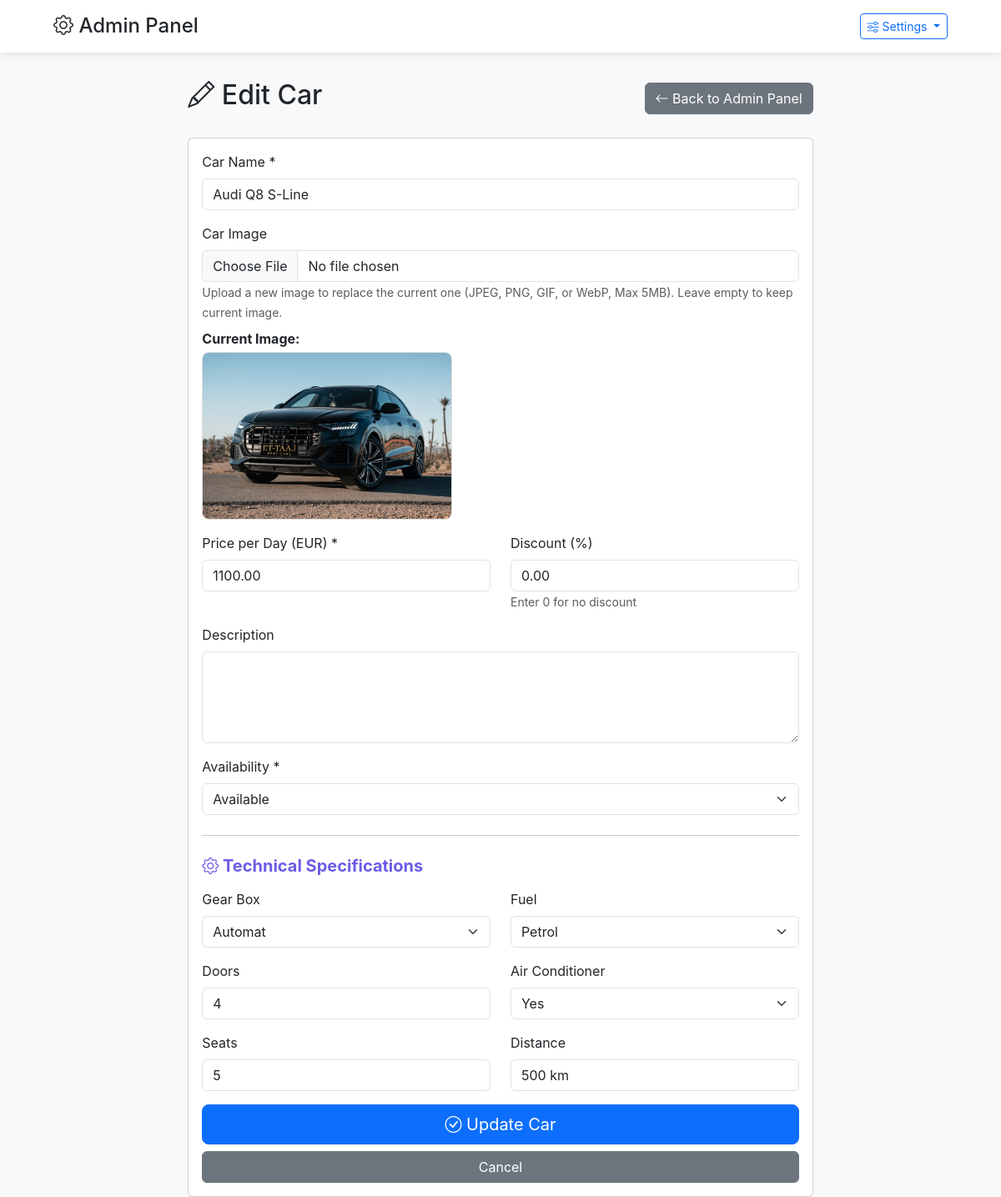
Page /admin/edit-car.php?id=39 (signed in) on the committed database.
### tables this page shows
CREATE TABLE `cars` (
  `id` int(11) NOT NULL,
  `name` varchar(255) NOT NULL,
  `image` varchar(500) NOT NULL,
  `seats` int(11) DEFAULT NULL,
  `bags` int(11) DEFAULT NULL,
  `gear` varchar(50) DEFAULT NULL,
  `fuel` varchar(50) DEFAULT NULL,
  `price_day` decimal(10,2) DEFAULT NULL,
  `price_week` decimal(10,2) DEFAULT NULL,
  `price_month` decimal(10,2) DEFAULT NULL,
  `price` decimal(10,2) NOT NULL,
  `discount` decimal(5,2) DEFAULT 0.00,
  `description` text DEFAULT NULL,
  `availability` enum('available','unavailable') DEFAULT 'available',
  `created_at` timestamp NOT NULL DEFAULT current_timestamp(),
  `updated_at` timestamp NOT NULL DEFAULT current_timestamp() ON UPDATE current_timestamp(),
  `specifications` longtext DEFAULT NULL CHECK (json_valid(`specifications`))
);

CREATE TABLE `currencies` (
  `id` int(11) NOT NULL,
  `code` varchar(10) NOT NULL,
  `name` varchar(100) NOT NULL,
  `symbol` varchar(10) DEFAULT '',
  `rate_to_base` decimal(10,6) DEFAULT 1.000000,
  `rate_to_mad` decimal(10,6) DEFAULT 1.000000,
  `is_active` tinyint(1) DEFAULT 1,
  `is_base` tinyint(1) DEFAULT 0,
  `created_at` timestamp NOT NULL DEFAULT current_timestamp(),
  `updated_at` timestamp NOT NULL DEFAULT current_timestamp() ON UPDATE current_timestamp()
);

### config.php (called while the page is built, shortened)
<?php
$appConfig = require_once __DIR__ . '/config/app.php';
function getAppConfig($key, $default = null) {
    global $appConfig;
    $keys = explode('.', $key);
    $value = $appConfig;
    foreach ($keys as $k) {
        if (isset($value[$k])) {
            $value = $value[$k];
        } else {
            return $default;
        }
    }
    return $value;
}
function getDBConnection() {
    try {
        $conn = new mysqli(DB_HOST, DB_USER, DB_PASS, DB_NAME);
        return $conn;
    } catch (Exception $e) {
        die("Database connection error: " . $e->getMessage());
    }
}
function getBaseCurrency() {
    try {
        $conn = getDBConnection();
        $tableCheck = $conn->query("SHOW TABLES LIKE 'currencies'");
        $stmt = $conn->prepare("SELECT code FROM currencies WHERE is_base = 1 AND is_active = 1 LIMIT 1");
        $stmt->execute();
        $result = $stmt->get_result();
        if ($row = $result->fetch_assoc()) {
            $base = $row['code'];
            return $base;
        }
    } catch (Exception $e) {
    }
    return getAppConfig('default_currency', 'USD');
}
?>

### admin/edit-car.php (the view, shortened to what this page needs)
<?php
require_once '../config.php';
include 'header.php';
$baseCurrency = getBaseCurrency();
$carId = intval($_GET['id']);
$conn = getDBConnection();
$stmt = $conn->prepare("SELECT * FROM cars WHERE id = ?");
$stmt->bind_param("i", $carId);
$stmt->execute();
$result = $stmt->get_result();
$car = $result->fetch_assoc();
$specifications = [
    'gear_box' => 'Automat',
    'fuel' => 'Petrol',
    'doors' => '4',
    'air_conditioner' => 'Yes',
    'seats' => '5',
    'distance' => '500 km'
];
if (!empty($car['specifications'])) {
    $carSpecs = json_decode($car['specifications'], true);
    if (is_array($carSpecs)) {
        $specifications = array_merge($specifications, $carSpecs);
    }
}
?>
<div class="row">
    <div class="col-md-8 mx-auto">
        <div class="d-flex justify-content-between align-items-center mb-4">
            <h2><i class="bi bi-pencil"></i> Edit Car</h2>
            <a href="index.php" class="btn btn-secondary">
                <i class="bi bi-arrow-left"></i> Back to Admin Panel
            </a>
        </div>
        <div class="card">
            <div class="card-body">
                <form method="POST" action="" enctype="multipart/form-data">
                    <div class="mb-3">
                        <label for="name" class="form-label">Car Name *</label>
                        <input type="text" class="form-control" id="name" name="name" required
                               value="<?php echo htmlspecialchars($car['name']); ?>">
                    </div>
                    <div class="mb-3">
                        <label for="image" class="form-label">Car Image</label>
                        <input type="file" class="form-control" id="image" name="image"
                               accept="image/jpeg,image/jpg,image/png,image/gif,image/webp"
                               onchange="previewImage(this)">
                        <small class="text-muted">Upload a new image to replace the current one (JPEG, PNG, GIF, or WebP, Max 5MB). Leave empty to keep current image.</small>
                        <?php if ($car['image']): ?>
                            <div class="mt-2">
                                <p class="mb-1"><strong>Current Image:</strong></p>
                                <img src="../<?php echo htmlspecialchars($car['image']); ?>"
                                     alt="Current Image"
                                     id="currentImage"
                                     style="max-width: 300px; height: auto; border-radius: 8px; border: 1px solid #ddd;"
                                     onerror="this.style.display='none'">
                            </div>
                        <?php endif; ?>
                    </div>
                    <div class="row">
                        <div class="col-md-6 mb-3">
                            <label for="price" class="form-label">Price per Day (<?php echo htmlspecialchars($baseCurrency); ?>) *</label>
                            <input type="number" class="form-control" id="price" name="price"
                                   step="0.01" min="0" required
                                   value="<?php echo htmlspecialchars($car['price']); ?>">
                        </div>
                        <div class="col-md-6 mb-3">
                            <label for="discount" class="form-label">Discount (%)</label>
                            <input type="number" class="form-control" id="discount" name="discount"
                                   step="0.01" min="0" max="100"
                                   value="<?php echo htmlspecialchars($car['discount']); ?>">
                            <small class="text-muted">Enter 0 for no discount</small>
                        </div>
                    </div>
                    <div class="mb-3">
                        <label for="description" class="form-label">Description</label>
                        <textarea class="form-control" id="description" name="description" rows="4"><?php echo htmlspecialchars($car['description']); ?></textarea>
                    </div>
                    <div class="mb-3">
                        <label for="availability" class="form-label">Availability *</label>
                        <select class="form-select" id="availability" name="availability" required>
                            <option value="available" <?php echo ($car['availability'] === 'available') ? 'selected' : ''; ?>>Available</option>
                        </select>
                    </div>
                    <hr class="my-4">
                    <h5 class="mb-3" style="color: #6C5CE7; font-weight: 700;">
                        <i class="bi bi-gear"></i> Technical Specifications
                    </h5>
                    <div class="row">
                        <div class="col-md-6 mb-3">
                            <label for="gear_box" class="form-label">Gear Box</label>
                            <select class="form-select" id="gear_box" name="gear_box">
                                <option value="Automat" <?php echo ($specifications['gear_box'] === 'Automat') ? 'selected' : ''; ?>>Automat</option>
                            </select>
                        </div>
                        <div class="col-md-6 mb-3">
                            <label for="fuel" class="form-label">Fuel</label>
                            <select class="form-select" id="fuel" name="fuel">
                                <option value="Petrol" <?php echo ($specifications['fuel'] === 'Petrol') ? 'selected' : ''; ?>>Petrol</option>
                            </select>
                        </div>
                        <div class="col-md-6 mb-3">
                            <label for="doors" class="form-label">Doors</label>
                            <input type="text" class="form-control" id="doors" name="doors"
                                   value="<?php echo htmlspecialchars($specifications['doors']); ?>"
                                   placeholder="4">
                        </div>
                        <div class="col-md-6 mb-3">
                            <label for="air_conditioner" class="form-label">Air Conditioner</label>
                            <select class="form-select" id="air_conditioner" name="air_conditioner">
                                <option value="Yes" <?php echo ($specifications['air_conditioner'] === 'Yes') ? 'selected' : ''; ?>>Yes</option>
                            </select>
                        </div>
                        <div class="col-md-6 mb-3">
                            <label for="seats" class="form-label">Seats</label>
                            <input type="text" class="form-control" id="seats" name="seats"
                                   value="<?php echo htmlspecialchars($specifications['seats']); ?>"
                                   placeholder="5">
                        </div>
                        <div class="col-md-6 mb-3">
                            <label for="distance" class="form-label">Distance</label>
                            <input type="text" class="form-control" id="distance" name="distance"
                                   value="<?php echo htmlspecialchars($specifications['distance']); ?>"
                                   placeholder="500 km">
                        </div>
                    </div>
                    <div class="d-grid gap-2">
                        <button type="submit" class="btn btn-primary btn-lg">
                            <i class="bi bi-check-circle"></i> Update Car
                        </button>
                        <a href="index.php" class="btn btn-secondary">Cancel</a>
                    </div>
                </form>
            </div>
        </div>
    </div>
</div>
<?php include 'footer.php'; ?>

### admin/header.php (style rules this page uses)
body { background-color: #F8F9FA; font-family: 'Inter', sans-serif; }

### rows in the picture
cars: name "Audi Q8 S-Line", image (picture), price "1100.00", discount "0.00", availability "Available", gear_box "Automat", fuel "Petrol", doors "4", air_conditioner "Yes", seats "5", distance "500 km"
currencies: code "EUR"
